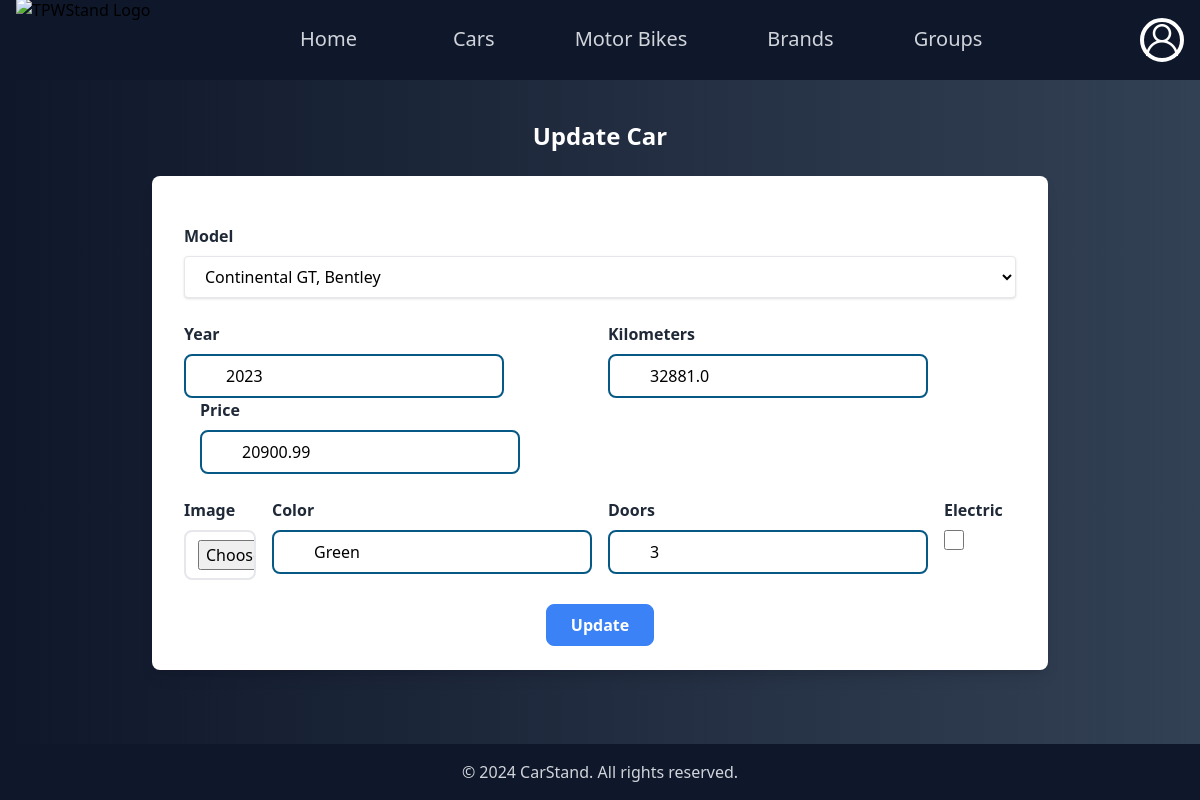
Before: /updateCar/29/ (signed in) with the older database file.
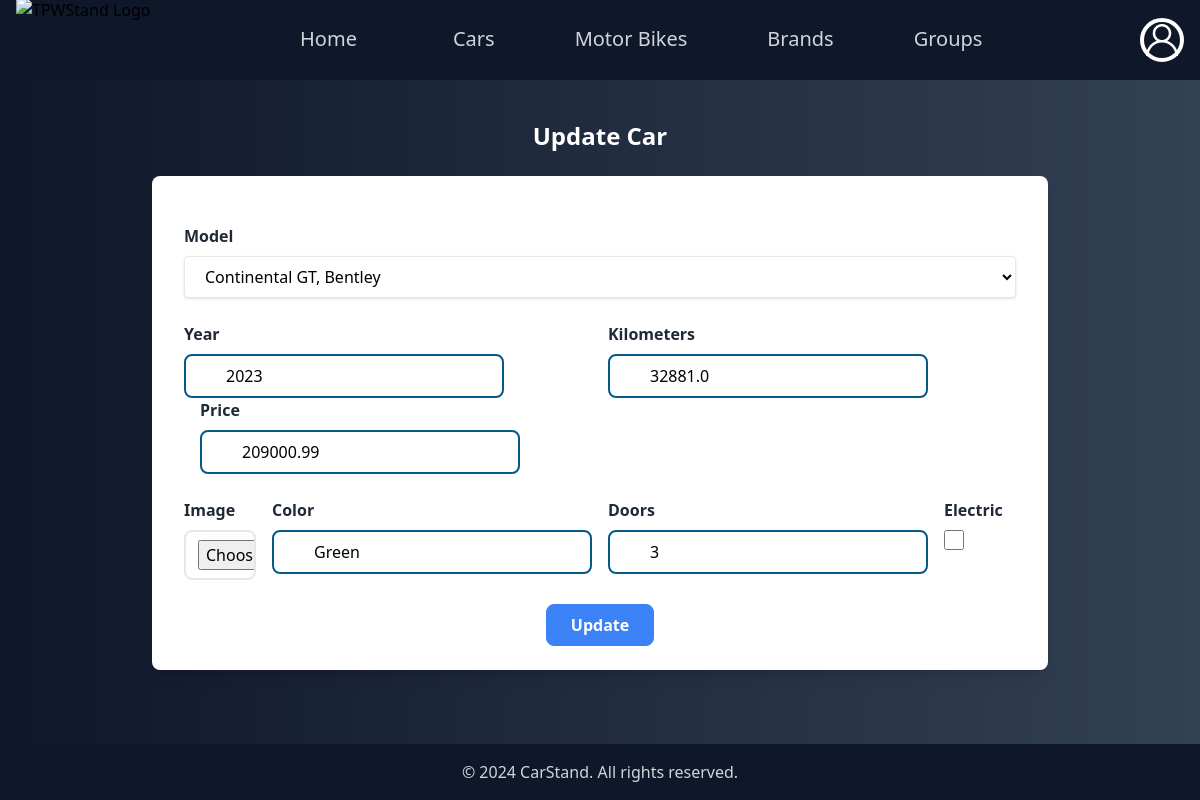
After: the same page with the newer database file.
### app/models.py (models this page shows, shortened)
class Car(models.Model):
    model = models.ForeignKey(CarModel, related_name='cars', on_delete=models.CASCADE)    # Car is related to CarModel
    year = models.PositiveIntegerField(validators=[MinValueValidator(1990), MaxValueValidator(2024)])
    new = models.BooleanField(default=True)
    kilometers = models.FloatField(default=0.0, validators=[MinValueValidator(0.0)])
    price = models.DecimalField(max_digits=10, decimal_places=2)
    image=models.ImageField(default="./static/imgs/motos/aprilia_rs660.png", blank=True)
    interestedCustomers=models.ManyToManyField(Profile, blank=True,default=None,related_name='interested_in_cars')
    purchaser=models.ForeignKey(Profile, null=True,default=None, blank=True, related_name='purchased_cars', on_delete=models.DO_NOTHING)
    color = models.CharField(max_length=20, default="Black")
    doors = models.IntegerField(default=4)
    electric = models.BooleanField(default=False)

### app/views.py (the view)
# urls.py: path('updateCar/<int:car_id>/', views.updateCar, name='updateCar'),
def updateCar(request, car_id):
    car = get_object_or_404(Car, id=car_id)
    if request.method == 'POST':
        form = UpdateCar(request.POST, request.FILES)
        if form.is_valid():
            car.model = form.cleaned_data['model']
            car.year = form.cleaned_data['year']
            car.kilometers = form.cleaned_data['kilometers'] if form.cleaned_data['kilometers'] is not None else 0
            car.new=car.kilometers==0
            car.price = form.cleaned_data['price']
            car.color = form.cleaned_data['color']
            car.doors = form.cleaned_data['doors']
            car.electric = form.cleaned_data['electric']
            if form.cleaned_data['image']:
                car.image = form.cleaned_data['image']
            car.save()
            return redirect('car_detail', car_id=car.id)
    else:
        form = UpdateCar(initial={
            'model': car.model,
            'year': car.year,
            'kilometers': car.kilometers,
            'price': car.price,
            'image': car.image,
            'color': car.color,
            'doors': car.doors,
            'electric': car.electric,
        })
    context = {'form': form, 'car': car}
    return render(request, 'updateCar.html', context)

### app/models.py (called while the page is built)
    def __str__(self):
        return self.name + ", " + self.brand.name

### app/templates/updateCar.html (shortened to what this page needs)
{% extends "index.html" %}
{% block content %}
{% load static %}
<div class="flex flex-col items-center mx-16">
    <h1 class="text-2xl font-semibold text-white mb-6">Update Car</h1>
    <form action="." method="POST" enctype="multipart/form-data" class="bg-white rounded-lg shadow-lg px-8 py-6 w-full max-w-4xl space-y-6">
        <div class="flex items-end space-x-4">
            <div class="flex-1">
                <label for="id_model" class="block text-gray-800 font-semibold mb-2">Model</label>
                {{ form.model }}
            </div>
        </div>
        <div class="flex flex-wrap space-x-4">
            <div class="flex-1">
                <label for="id_year" class="block text-gray-800 font-semibold mb-2">Year</label>
                {{ form.year }}
            </div>
            <div class="flex-1">
                <label for="id_kilometers" class="block text-gray-800 font-semibold mb-2">Kilometers</label>
                {{ form.kilometers }}
            </div>
            <div class="flex-1">
                <label for="id_price" class="block text-gray-800 font-semibold mb-2">Price</label>
                {{ form.price }}
            </div>
        </div>
        <div class="flex flex-wrap space-x-4">
            <div class="flex-1">
                <label for="id_image" class="block text-gray-800 font-semibold mb-2">Image</label>
                {{ form.image }}
            </div>
            <div class="flex-1">
                <label for="id_color" class="block text-gray-800 font-semibold mb-2">Color</label>
                {{ form.color }}
            </div>
            <div class="flex-1">
                <label for="id_doors" class="block text-gray-800 font-semibold mb-2">Doors</label>
                {{ form.doors }}
            </div>
            <div class="flex-1">
                <label for="id_electric" class="block text-gray-800 font-semibold mb-2">Electric</label>
                {{ form.electric }}
            </div>
        </div>
        <div class="text-center mt-4">
            <button
                type="submit"
                class="bg-blue-500 hover:bg-blue-700 text-white font-semibold py-2 px-6 border border-blue-500 rounded-lg"
            >
                Update
            </button>
        </div>
    </form>
</div>
{% endblock %}
{% block extra_content %}
<link href="{% static 'content/style.css' %}" rel="stylesheet" />
<link href="{% static 'content/tailwind.css' %}" rel="stylesheet" />
<link href="{% static 'content/stylespages.css' %}" rel="stylesheet" />
{% endblock %}

Changed rows visible on the page:
changed Car "Continental GT, Bentley": price "20900.99" → "209000.99"
